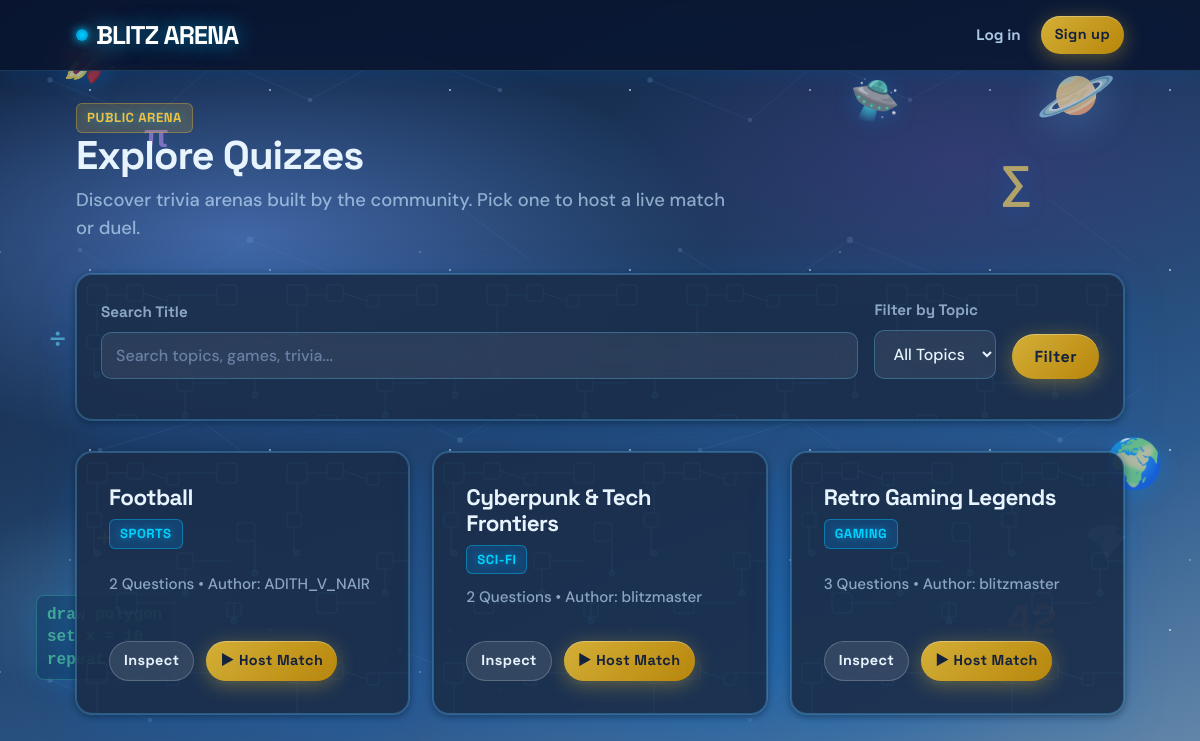
The page /quizzes/explore/ on the database its author committed.
### apps/quizzes/models.py (models this page shows, shortened)
class Quiz(models.Model):
    owner = models.ForeignKey(
        settings.AUTH_USER_MODEL,
        on_delete=models.CASCADE,
        related_name='quizzes'
    )
    title = models.CharField(max_length=255)
    topic = models.CharField(max_length=100, blank=True, default='General')
    is_public = models.BooleanField(default=True)
    created_by_ai = models.BooleanField(default=False)
    created_at = models.DateTimeField(auto_now_add=True)
    class Meta:
        ordering = ['-created_at']

### apps/accounts/models.py (models this page shows, shortened)
class User(AbstractUser):
    avatar = models.CharField(max_length=50, default='default', blank=True)
    xp = models.PositiveIntegerField(default=0)

### apps/quizzes/views.py (the view)
# urls.py: path('explore/', views.explore_view, name='explore_quizzes'),
def explore_view(request):
    topic = request.GET.get('topic')
    query = request.GET.get('q')
    quizzes = Quiz.objects.filter(is_public=True).select_related('owner').prefetch_related('questions')
    if topic:
        quizzes = quizzes.filter(topic__iexact=topic)
    if query:
        quizzes = quizzes.filter(title__icontains=query)
    topics = Quiz.objects.filter(is_public=True).values_list('topic', flat=True).distinct()
    return render(request, 'quizzes/explore.html', {
        'quizzes': quizzes,
        'topics': set(filter(None, topics)),
        'selected_topic': topic,
        'search_query': query,
    })

### templates/quizzes/explore.html (shortened to what this page needs)
{% extends 'base.html' %}
{% block content %}
<div class="page-header">
  <div class="badge badge-accent">Public Arena</div>
  <h1 class="page-title">Explore Quizzes</h1>
  <p class="page-subtitle">Discover trivia arenas built by the community. Pick one to host a live match or duel.</p>
</div>
<div class="card filter-card">
  <form method="get" action="{% url 'explore_quizzes' %}" class="filter-form">
    <div class="filter-row">
      <div class="form-group flex-grow">
        <label class="form-label" for="search-input">Search Title</label>
        <input type="text" name="q" id="search-input" value="{{ search_query|default:'' }}" placeholder="Search topics, games, trivia...">
      </div>
      <div class="form-group">
        <label class="form-label" for="topic-select">Filter by Topic</label>
        <select name="topic" id="topic-select" class="form-select">
          <option value="">All Topics</option>
        </select>
      </div>
      <div class="filter-btn-group">
        <button type="submit" class="btn btn-primary">Filter</button>
      </div>
    </div>
  </form>
</div>
{% if quizzes %}
  <div class="quiz-grid">
    {% for quiz in quizzes %}
      <div class="card quiz-card">
        <div class="card-header">
          <div>
            <h3 class="card-title">{{ quiz.title }}</h3>
            <span class="badge">{{ quiz.topic }}</span>
          </div>
        </div>
        <p class="card-subtitle">
          {{ quiz.questions.count }} Question{{ quiz.questions.count|pluralize }} &bull; Author: {{ quiz.owner.username }}
        </p>
        <div class="card-actions">
          <a href="{% url 'quiz_detail' quiz.id %}" class="btn btn-secondary btn-sm">Inspect</a>
          <a href="/rooms/create/{{ quiz.id }}/" class="btn btn-primary btn-sm">&#9658; Host Match</a>
        </div>
      </div>
    {% endfor %}
  </div>
{% endif %}
{% endblock %}

### templates/base.html (shortened to what this page needs)
{% load static %}
<!DOCTYPE html>
<html lang="en">
<head>
  <link rel="stylesheet" href="{% static 'css/tokens.css' %}">
  <link rel="stylesheet" href="{% static 'css/base.css' %}">
  <link rel="stylesheet" href="{% static 'css/components.css' %}">
  <link rel="stylesheet" href="{% static 'css/cosmic-theme.css' %}">
</head>
<body>
  <div class="floating-assets" aria-hidden="true">
    <span class="f-asset planet-1">🪐</span>
    <span class="f-asset planet-2">🌍</span>
    <span class="f-asset rocket">🚀</span>
    <span class="f-asset math-sigma">∑</span>
    <span class="f-asset math-div">÷</span>
    <span class="f-asset math-plus">+</span>
    <span class="f-asset num-1">42</span>
    <span class="f-asset num-2">π</span>
    <span class="f-asset drone">🛸</span>
    <span class="f-asset diamond">💎</span>
    <div class="f-asset code-block">draw polygon<br>set x = 10<br>repeat 6 ×</div>
  </div>
  {% include 'components/navbar.html' %}
  <main class="main-content">
    <div class="container">
      {% block content %}{% endblock %}
    </div>
  </main>
</body>
</html>

### templates/components/navbar.html
<nav class="navbar">
  <div class="container nav-container">
    <a href="/" class="brand">
      <span class="brand-dot"></span>BLITZ ARENA
    </a>
    <ul class="nav-links">
      {% if user.is_authenticated %}
        <li><a href="/quizzes/" class="nav-link">My Quizzes</a></li>
        <li><a href="/quizzes/explore/" class="nav-link">Explore</a></li>
        <li><a href="/rooms/join/" class="nav-link">Join Room</a></li>
        <li><a href="/rooms/duel/" class="nav-link">1v1 Duel</a></li>
        <li><a href="/ai/generate/" class="nav-link">AI Generator</a></li>
        <li>
          <a href="{% url 'profile' %}" class="user-pill">
            <span>{{ user.username }}</span>
            <span class="badge">{{ user.xp }} XP</span>
          </a>
        </li>
        <li><a href="{% url 'logout' %}" class="btn btn-secondary btn-sm">Log out</a></li>
      {% else %}
        <li><a href="{% url 'login' %}" class="nav-link">Log in</a></li>
        <li><a href="{% url 'signup' %}" class="btn btn-primary btn-sm">Sign up</a></li>
      {% endif %}
    </ul>
  </div>
</nav>

### static/css/tokens.css (style rules this page uses)
:root { --bg: #F4EFE6; --surface: #FFFFFF; --surface-alt: #FDFBF7; --ink: #18181B; --muted: #64748B; --muted-light: #94A3B8; --accent: #FF4D2E; --accent-hover: #E63E20; --accent-2: #FFD23F; --good: #10B981; --bad: #EF4444; --opt-a: #3B82F6; --opt-b: #F97316; --opt-c: #10B981; --opt-d: #8B5CF6; --border: 2.5px solid var(--ink); --border-thin: 1.5px solid var(--ink); --shadow: 4px 4px 0 var(--ink); --shadow-lg: 6px 6px 0 var(--ink); --shadow-sm: 2px 2px 0 var(--ink); --shadow-hover: 2px 2px 0 var(--ink); --shadow-active: 0px 0px 0 var(--ink); --radius: 10px; --radius-sm: 6px; --radius-full: 9999px; --font-head: 'Space Grotesk', system-ui, -apple-system, sans-serif; --font-body: 'DM Sans', system-ui, -apple-system, sans-serif; --space-2xs: 4px; --space-xs: 8px; --space-sm: 12px; --space-md: 16px; --space-lg: 24px; --space-xl: 32px; --space-2xl: 48px; --space-3xl: 64px; }

### static/css/base.css (style rules this page uses)
*, *::before, *::after { box-sizing: border-box; margin: 0; padding: 0; }
body { font-family: var(--font-body); background-color: var(--bg); background-image: radial-gradient(rgba(24, 24, 27, 0.12) 1.2px, transparent 1.2px); background-size: 24px 24px; color: var(--ink); min-height: 100vh; display: flex; flex-direction: column; line-height: 1.5; -webkit-font-smoothing: antialiased; }
h1, h2, h3, h4, h5, h6 { font-family: var(--font-head); font-weight: 700; line-height: 1.15; color: var(--ink); letter-spacing: -0.025em; }
h1 { font-size: 2.5rem; margin-bottom: var(--space-md); }
h3 { font-size: 1.3rem; margin-bottom: var(--space-xs); }
p { margin-bottom: var(--space-md); color: var(--ink); }
a { color: var(--ink); font-weight: 600; text-decoration: underline; text-decoration-thickness: 2px; text-underline-offset: 3px; cursor: pointer; transition: color 0.15s ease; }
.container { width: 100%; max-width: 1080px; margin: 0 auto; padding: 0 var(--space-md); }
.main-content { flex: 1; padding: var(--space-xl) 0 var(--space-3xl) 0; }
.page-header { margin-bottom: var(--space-xl); text-align: left; }
.page-title { margin-bottom: var(--space-xs); display: flex; align-items: center; gap: var(--space-sm); flex-wrap: wrap; }
.page-subtitle { color: var(--muted); font-size: 1.15rem; font-weight: 500; max-width: 650px; }
.badge { display: inline-flex; align-items: center; gap: 4px; padding: 4px 10px; font-family: var(--font-head); font-size: 0.82rem; font-weight: 700; text-transform: uppercase; letter-spacing: 0.04em; border: var(--border-thin); border-radius: var(--radius-sm); background-color: var(--accent-2); color: var(--ink); box-shadow: 2px 2px 0 var(--ink); }
.badge-accent { background-color: var(--accent); color: #FFFFFF; }

### rows shown on the page
Quiz: title "Football", topic "SPORTS", questions.count "2", owner.username "ADITH_V_NAIR"
Quiz: title "Cyberpunk & Tech Frontiers", topic "SCI-FI", questions.count "2", owner.username "blitzmaster"
Quiz: title "Retro Gaming Legends", topic "GAMING", questions.count "3", owner.username "blitzmaster"
